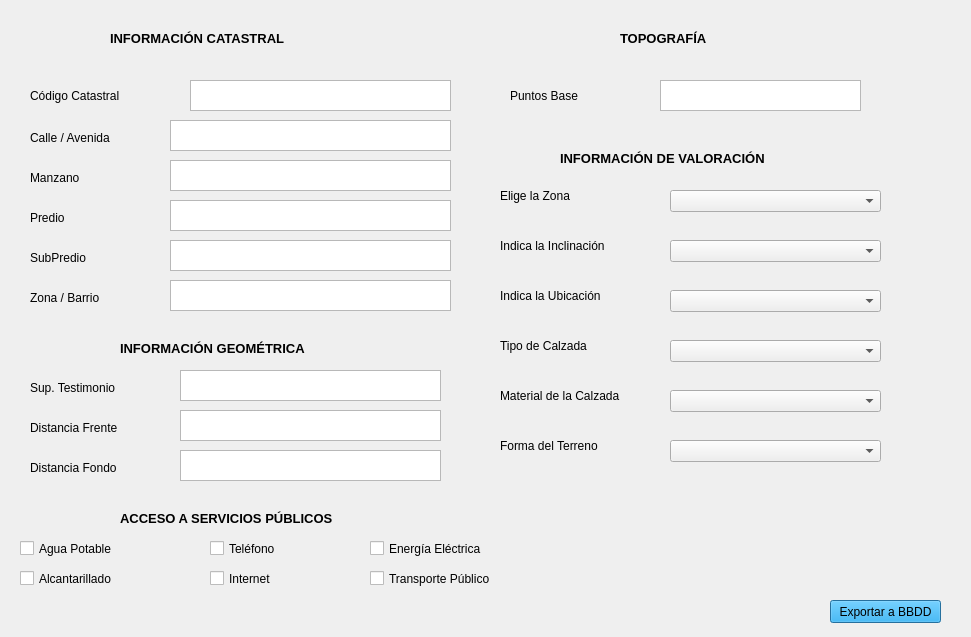
<?xml version="1.0" encoding="UTF-8"?>
<ui version="4.0">
 <class>Dialog</class>
 <widget class="QDialog" name="Dialog">
  <property name="geometry">
   <rect>
    <x>0</x>
    <y>0</y>
    <width>971</width>
    <height>637</height>
   </rect>
  </property>
  <property name="windowTitle">
   <string>Dialog</string>
  </property>
  <widget class="QPushButton" name="btn_exportdb">
   <property name="geometry">
    <rect>
     <x>830</x>
     <y>600</y>
     <width>111</width>
     <height>23</height>
    </rect>
   </property>
   <property name="styleSheet">
    <string notr="true">background-color: rgb(0, 170, 255)</string>
   </property>
   <property name="text">
    <string>Exportar a BBDD</string>
   </property>
  </widget>
  <widget class="QLabel" name="label_5">
   <property name="geometry">
    <rect>
     <x>110</x>
     <y>30</y>
     <width>251</width>
     <height>16</height>
    </rect>
   </property>
   <property name="font">
    <font>
     <pointsize>10</pointsize>
     <weight>75</weight>
     <bold>true</bold>
    </font>
   </property>
   <property name="text">
    <string>INFORMACIÓN CATASTRAL</string>
   </property>
  </widget>
  <widget class="QLabel" name="label_7">
   <property name="geometry">
    <rect>
     <x>30</x>
     <y>170</y>
     <width>81</width>
     <height>16</height>
    </rect>
   </property>
   <property name="font">
    <font>
     <pointsize>9</pointsize>
    </font>
   </property>
   <property name="text">
    <string>Manzano</string>
   </property>
  </widget>
  <widget class="QLabel" name="label_8">
   <property name="geometry">
    <rect>
     <x>30</x>
     <y>210</y>
     <width>51</width>
     <height>16</height>
    </rect>
   </property>
   <property name="font">
    <font>
     <pointsize>9</pointsize>
    </font>
   </property>
   <property name="text">
    <string>Predio</string>
   </property>
  </widget>
  <widget class="QLabel" name="label_9">
   <property name="geometry">
    <rect>
     <x>30</x>
     <y>250</y>
     <width>81</width>
     <height>16</height>
    </rect>
   </property>
   <property name="font">
    <font>
     <pointsize>9</pointsize>
    </font>
   </property>
   <property name="text">
    <string>SubPredio</string>
   </property>
  </widget>
  <widget class="QLabel" name="label_10">
   <property name="geometry">
    <rect>
     <x>30</x>
     <y>130</y>
     <width>111</width>
     <height>16</height>
    </rect>
   </property>
   <property name="font">
    <font>
     <pointsize>9</pointsize>
    </font>
   </property>
   <property name="text">
    <string>Calle / Avenida</string>
   </property>
  </widget>
  <widget class="QLabel" name="label_11">
   <property name="geometry">
    <rect>
     <x>30</x>
     <y>290</y>
     <width>91</width>
     <height>16</height>
    </rect>
   </property>
   <property name="font">
    <font>
     <pointsize>9</pointsize>
    </font>
   </property>
   <property name="text">
    <string>Zona / Barrio</string>
   </property>
  </widget>
  <widget class="QPlainTextEdit" name="txt_manzano">
   <property name="geometry">
    <rect>
     <x>170</x>
     <y>160</y>
     <width>281</width>
     <height>31</height>
    </rect>
   </property>
  </widget>
  <widget class="QPlainTextEdit" name="txt_predio">
   <property name="geometry">
    <rect>
     <x>170</x>
     <y>200</y>
     <width>281</width>
     <height>31</height>
    </rect>
   </property>
  </widget>
  <widget class="QPlainTextEdit" name="txt_sub">
   <property name="geometry">
    <rect>
     <x>170</x>
     <y>240</y>
     <width>281</width>
     <height>31</height>
    </rect>
   </property>
  </widget>
  <widget class="QPlainTextEdit" name="txt_calle">
   <property name="geometry">
    <rect>
     <x>170</x>
     <y>120</y>
     <width>281</width>
     <height>31</height>
    </rect>
   </property>
  </widget>
  <widget class="QPlainTextEdit" name="txt_zona">
   <property name="geometry">
    <rect>
     <x>170</x>
     <y>280</y>
     <width>281</width>
     <height>31</height>
    </rect>
   </property>
  </widget>
  <widget class="QPlainTextEdit" name="txt_suptest">
   <property name="geometry">
    <rect>
     <x>180</x>
     <y>370</y>
     <width>261</width>
     <height>31</height>
    </rect>
   </property>
  </widget>
  <widget class="QLabel" name="label_19">
   <property name="geometry">
    <rect>
     <x>30</x>
     <y>380</y>
     <width>131</width>
     <height>16</height>
    </rect>
   </property>
   <property name="font">
    <font>
     <pointsize>9</pointsize>
    </font>
   </property>
   <property name="text">
    <string>Sup. Testimonio</string>
   </property>
  </widget>
  <widget class="QPlainTextEdit" name="txt_referencia">
   <property name="geometry">
    <rect>
     <x>190</x>
     <y>80</y>
     <width>261</width>
     <height>31</height>
    </rect>
   </property>
  </widget>
  <widget class="QLabel" name="label_20">
   <property name="geometry">
    <rect>
     <x>30</x>
     <y>80</y>
     <width>131</width>
     <height>31</height>
    </rect>
   </property>
   <property name="font">
    <font>
     <pointsize>9</pointsize>
    </font>
   </property>
   <property name="text">
    <string>Código Catastral</string>
   </property>
  </widget>
  <widget class="QPlainTextEdit" name="txt_base">
   <property name="geometry">
    <rect>
     <x>660</x>
     <y>80</y>
     <width>201</width>
     <height>31</height>
    </rect>
   </property>
  </widget>
  <widget class="QLabel" name="label_21">
   <property name="geometry">
    <rect>
     <x>510</x>
     <y>80</y>
     <width>121</width>
     <height>31</height>
    </rect>
   </property>
   <property name="font">
    <font>
     <pointsize>9</pointsize>
    </font>
   </property>
   <property name="text">
    <string>Puntos Base</string>
   </property>
  </widget>
  <widget class="QComboBox" name="comboBox_zona">
   <property name="geometry">
    <rect>
     <x>670</x>
     <y>190</y>
     <width>211</width>
     <height>22</height>
    </rect>
   </property>
   <item>
    <property name="text">
     <string/>
    </property>
   </item>
   <item>
    <property name="text">
     <string>A</string>
    </property>
   </item>
   <item>
    <property name="text">
     <string>B</string>
    </property>
   </item>
   <item>
    <property name="text">
     <string>C</string>
    </property>
   </item>
   <item>
    <property name="text">
     <string>D</string>
    </property>
   </item>
   <item>
    <property name="text">
     <string>E</string>
    </property>
   </item>
   <item>
    <property name="text">
     <string>F</string>
    </property>
   </item>
   <item>
    <property name="text">
     <string>G</string>
    </property>
   </item>
   <item>
    <property name="text">
     <string>H</string>
    </property>
   </item>
   <item>
    <property name="text">
     <string>I</string>
    </property>
   </item>
   <item>
    <property name="text">
     <string>J</string>
    </property>
   </item>
   <item>
    <property name="text">
     <string>K</string>
    </property>
   </item>
  </widget>
  <widget class="QLabel" name="label_22">
   <property name="geometry">
    <rect>
     <x>560</x>
     <y>150</y>
     <width>291</width>
     <height>16</height>
    </rect>
   </property>
   <property name="font">
    <font>
     <pointsize>10</pointsize>
     <weight>75</weight>
     <bold>true</bold>
    </font>
   </property>
   <property name="text">
    <string>INFORMACIÓN DE VALORACIÓN</string>
   </property>
  </widget>
  <widget class="QLabel" name="label_23">
   <property name="geometry">
    <rect>
     <x>500</x>
     <y>180</y>
     <width>121</width>
     <height>31</height>
    </rect>
   </property>
   <property name="font">
    <font>
     <pointsize>9</pointsize>
    </font>
   </property>
   <property name="text">
    <string>Elige la Zona</string>
   </property>
  </widget>
  <widget class="QLabel" name="label_24">
   <property name="geometry">
    <rect>
     <x>500</x>
     <y>230</y>
     <width>161</width>
     <height>31</height>
    </rect>
   </property>
   <property name="font">
    <font>
     <pointsize>9</pointsize>
    </font>
   </property>
   <property name="text">
    <string>Indica la Inclinación</string>
   </property>
  </widget>
  <widget class="QLabel" name="label_25">
   <property name="geometry">
    <rect>
     <x>500</x>
     <y>280</y>
     <width>121</width>
     <height>31</height>
    </rect>
   </property>
   <property name="font">
    <font>
     <pointsize>9</pointsize>
    </font>
   </property>
   <property name="text">
    <string>Indica la Ubicación</string>
   </property>
  </widget>
  <widget class="QComboBox" name="comboBox_inclinacion">
   <property name="geometry">
    <rect>
     <x>670</x>
     <y>240</y>
     <width>211</width>
     <height>22</height>
    </rect>
   </property>
   <item>
    <property name="text">
     <string/>
    </property>
   </item>
   <item>
    <property name="text">
     <string>0 a 10 Grados</string>
    </property>
   </item>
   <item>
    <property name="text">
     <string>10 a 15 Grados</string>
    </property>
   </item>
   <item>
    <property name="text">
     <string>Superior a 15 Grados</string>
    </property>
   </item>
  </widget>
  <widget class="QComboBox" name="comboBox_ubicacion">
   <property name="geometry">
    <rect>
     <x>670</x>
     <y>290</y>
     <width>211</width>
     <height>22</height>
    </rect>
   </property>
   <item>
    <property name="text">
     <string/>
    </property>
   </item>
   <item>
    <property name="text">
     <string>Esquina</string>
    </property>
   </item>
   <item>
    <property name="text">
     <string>Medio</string>
    </property>
   </item>
   <item>
    <property name="text">
     <string>Pasaje Interior</string>
    </property>
   </item>
   <item>
    <property name="text">
     <string>No Definido</string>
    </property>
   </item>
  </widget>
  <widget class="QCheckBox" name="checkBox_agua">
   <property name="geometry">
    <rect>
     <x>20</x>
     <y>540</y>
     <width>141</width>
     <height>17</height>
    </rect>
   </property>
   <property name="text">
    <string>Agua Potable</string>
   </property>
  </widget>
  <widget class="QCheckBox" name="checkBox_alcantarilla">
   <property name="geometry">
    <rect>
     <x>20</x>
     <y>570</y>
     <width>151</width>
     <height>17</height>
    </rect>
   </property>
   <property name="text">
    <string>Alcantarillado</string>
   </property>
  </widget>
  <widget class="QCheckBox" name="checkBox_energia">
   <property name="geometry">
    <rect>
     <x>370</x>
     <y>540</y>
     <width>141</width>
     <height>17</height>
    </rect>
   </property>
   <property name="text">
    <string>Energía Eléctrica</string>
   </property>
  </widget>
  <widget class="QCheckBox" name="checkBox_telefono">
   <property name="geometry">
    <rect>
     <x>210</x>
     <y>540</y>
     <width>101</width>
     <height>17</height>
    </rect>
   </property>
   <property name="text">
    <string>Teléfono</string>
   </property>
  </widget>
  <widget class="QLabel" name="label_26">
   <property name="geometry">
    <rect>
     <x>620</x>
     <y>30</y>
     <width>211</width>
     <height>16</height>
    </rect>
   </property>
   <property name="font">
    <font>
     <pointsize>10</pointsize>
     <weight>75</weight>
     <bold>true</bold>
    </font>
   </property>
   <property name="text">
    <string>TOPOGRAFÍA</string>
   </property>
  </widget>
  <widget class="QLabel" name="label_27">
   <property name="geometry">
    <rect>
     <x>500</x>
     <y>380</y>
     <width>161</width>
     <height>31</height>
    </rect>
   </property>
   <property name="font">
    <font>
     <pointsize>9</pointsize>
    </font>
   </property>
   <property name="text">
    <string>Material de la Calzada</string>
   </property>
  </widget>
  <widget class="QComboBox" name="comboBox_calzada">
   <property name="geometry">
    <rect>
     <x>670</x>
     <y>390</y>
     <width>211</width>
     <height>22</height>
    </rect>
   </property>
   <item>
    <property name="text">
     <string/>
    </property>
   </item>
   <item>
    <property name="text">
     <string>Asfalto</string>
    </property>
   </item>
   <item>
    <property name="text">
     <string>Adoquín</string>
    </property>
   </item>
   <item>
    <property name="text">
     <string>Cemento</string>
    </property>
   </item>
   <item>
    <property name="text">
     <string>Loseta</string>
    </property>
   </item>
   <item>
    <property name="text">
     <string>Piedra</string>
    </property>
   </item>
   <item>
    <property name="text">
     <string>Ripio</string>
    </property>
   </item>
   <item>
    <property name="text">
     <string>Tierra</string>
    </property>
   </item>
   <item>
    <property name="text">
     <string>Otros</string>
    </property>
   </item>
  </widget>
  <widget class="QComboBox" name="comboBox_forma">
   <property name="geometry">
    <rect>
     <x>670</x>
     <y>440</y>
     <width>211</width>
     <height>22</height>
    </rect>
   </property>
   <item>
    <property name="text">
     <string/>
    </property>
   </item>
   <item>
    <property name="text">
     <string>Regular</string>
    </property>
   </item>
   <item>
    <property name="text">
     <string>Irregular</string>
    </property>
   </item>
   <item>
    <property name="text">
     <string>Muy Irregular</string>
    </property>
   </item>
  </widget>
  <widget class="QLabel" name="label_28">
   <property name="geometry">
    <rect>
     <x>500</x>
     <y>430</y>
     <width>121</width>
     <height>31</height>
    </rect>
   </property>
   <property name="font">
    <font>
     <pointsize>9</pointsize>
    </font>
   </property>
   <property name="text">
    <string>Forma del Terreno</string>
   </property>
  </widget>
  <widget class="QLabel" name="label_29">
   <property name="geometry">
    <rect>
     <x>30</x>
     <y>420</y>
     <width>121</width>
     <height>16</height>
    </rect>
   </property>
   <property name="font">
    <font>
     <pointsize>9</pointsize>
    </font>
   </property>
   <property name="text">
    <string>Distancia Frente</string>
   </property>
  </widget>
  <widget class="QLabel" name="label_30">
   <property name="geometry">
    <rect>
     <x>30</x>
     <y>460</y>
     <width>121</width>
     <height>16</height>
    </rect>
   </property>
   <property name="font">
    <font>
     <pointsize>9</pointsize>
    </font>
   </property>
   <property name="text">
    <string>Distancia Fondo</string>
   </property>
  </widget>
  <widget class="QPlainTextEdit" name="txt_frente">
   <property name="geometry">
    <rect>
     <x>180</x>
     <y>410</y>
     <width>261</width>
     <height>31</height>
    </rect>
   </property>
  </widget>
  <widget class="QPlainTextEdit" name="txt_fondo">
   <property name="geometry">
    <rect>
     <x>180</x>
     <y>450</y>
     <width>261</width>
     <height>31</height>
    </rect>
   </property>
  </widget>
  <widget class="QLabel" name="label_6">
   <property name="geometry">
    <rect>
     <x>120</x>
     <y>340</y>
     <width>251</width>
     <height>16</height>
    </rect>
   </property>
   <property name="font">
    <font>
     <pointsize>10</pointsize>
     <weight>75</weight>
     <bold>true</bold>
    </font>
   </property>
   <property name="text">
    <string>INFORMACIÓN GEOMÉTRICA</string>
   </property>
  </widget>
  <widget class="QLabel" name="label_17">
   <property name="geometry">
    <rect>
     <x>120</x>
     <y>510</y>
     <width>301</width>
     <height>16</height>
    </rect>
   </property>
   <property name="font">
    <font>
     <pointsize>10</pointsize>
     <weight>75</weight>
     <bold>true</bold>
    </font>
   </property>
   <property name="text">
    <string>ACCESO A SERVICIOS PÚBLICOS</string>
   </property>
  </widget>
  <widget class="QCheckBox" name="checkBox_internet">
   <property name="geometry">
    <rect>
     <x>210</x>
     <y>570</y>
     <width>111</width>
     <height>17</height>
    </rect>
   </property>
   <property name="text">
    <string>Internet</string>
   </property>
  </widget>
  <widget class="QCheckBox" name="checkBox_transporte">
   <property name="geometry">
    <rect>
     <x>370</x>
     <y>570</y>
     <width>131</width>
     <height>17</height>
    </rect>
   </property>
   <property name="text">
    <string>Transporte Público</string>
   </property>
  </widget>
  <widget class="QLabel" name="label_31">
   <property name="geometry">
    <rect>
     <x>500</x>
     <y>330</y>
     <width>121</width>
     <height>31</height>
    </rect>
   </property>
   <property name="font">
    <font>
     <pointsize>9</pointsize>
    </font>
   </property>
   <property name="text">
    <string>Tipo de Calzada</string>
   </property>
  </widget>
  <widget class="QComboBox" name="comboBox_tipocalzada">
   <property name="geometry">
    <rect>
     <x>670</x>
     <y>340</y>
     <width>211</width>
     <height>22</height>
    </rect>
   </property>
   <item>
    <property name="text">
     <string/>
    </property>
   </item>
   <item>
    <property name="text">
     <string>Avenida Principal</string>
    </property>
   </item>
   <item>
    <property name="text">
     <string>Avenida Secundaria</string>
    </property>
   </item>
   <item>
    <property name="text">
     <string>Calle Principal</string>
    </property>
   </item>
   <item>
    <property name="text">
     <string>Calle Secundaria</string>
    </property>
   </item>
   <item>
    <property name="text">
     <string>Calle Terciaria o Callejón</string>
    </property>
   </item>
   <item>
    <property name="text">
     <string>Calle Con Ripio</string>
    </property>
   </item>
   <item>
    <property name="text">
     <string>Calle de Tierra Natural</string>
    </property>
   </item>
  </widget>
 </widget>
 <resources/>
 <connections/>
</ui>
